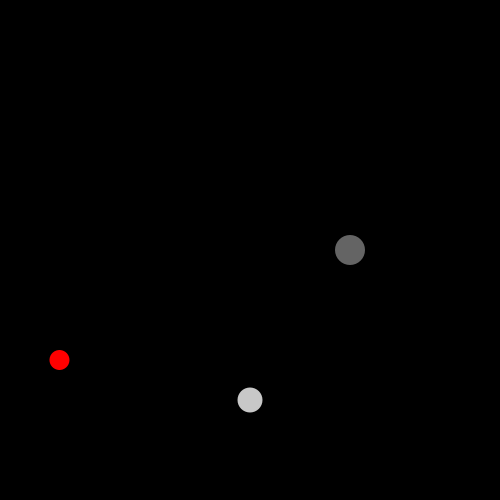
Frame 1 (no input)
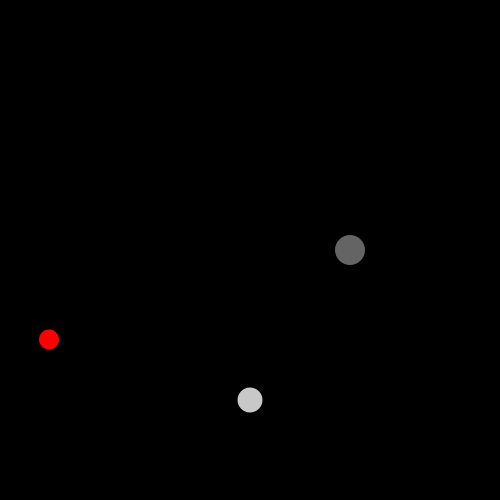
Frame 60 (the mouse pressed at the canvas centre just before this capture)
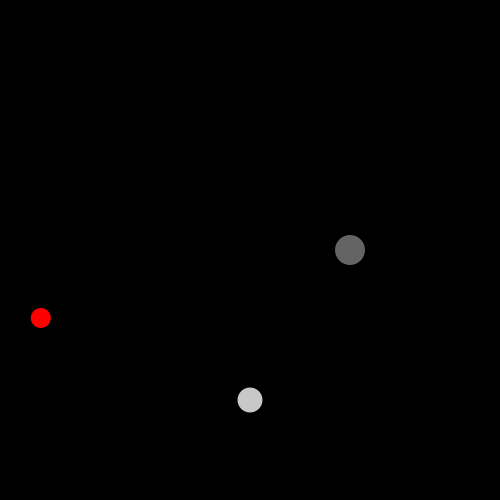
Frame 120 (the mouse held since frame 60 and released just before this capture)

The Processing sketch that drew these frames (run headless with seeded random() and noise(); from frame 60 on, the mouse is pressed at the canvas centre):

// Processing sketch: processing_121114
// ── processing_121114.pde

void setup()
{
  size(500,500);
}
void draw()
{
  background(0);
  translate(width/2,height/2);
  float sec= map(second(),0,60,0,360);
  float minu = map(minute(),0,60,0,360);
  float std = map(hour(), 0,12,0,360);
  
  fill(200);
  noStroke();
  pushMatrix();
  rotate(radians(minu));
  translate(0,-150);
  ellipse(0,0,25,25);
  popMatrix();
  
  pushMatrix();
  fill(255,0,0);
  rotate(radians(sec));
  translate(0,-220);
  ellipse(0,0,20,20);
  popMatrix();
  
  fill(100);
  pushMatrix();
  rotate(radians(std));
  translate(0,-100);
  ellipse(0,0,30,30);
  popMatrix();
}
